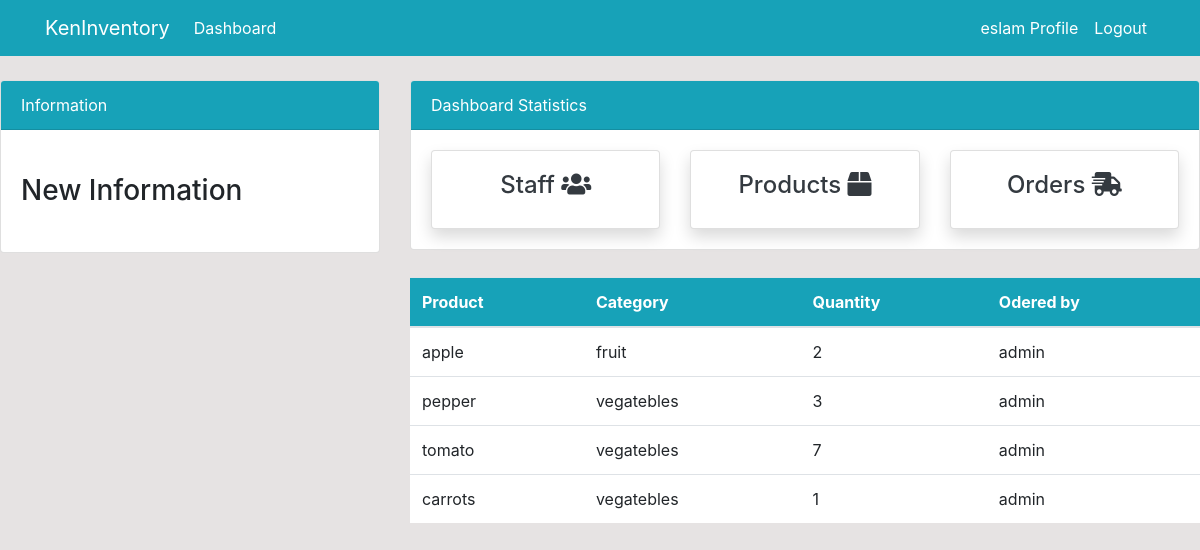
Page /order/ (signed in) on the earlier database version.
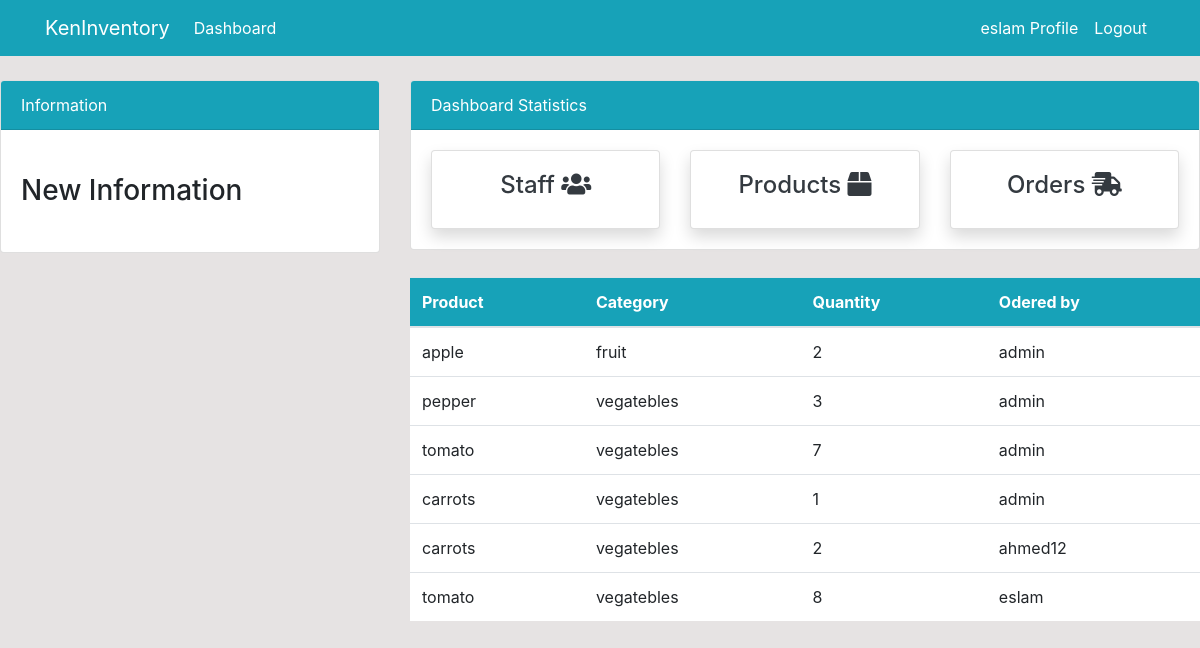
Same page on the later database version.
### dashboard/models.py (models this page shows, shortened)
class Order(models.Model):
    name = models.ForeignKey(Product, on_delete=models.CASCADE, null=True)
    customer = models.ForeignKey(User, on_delete=models.CASCADE, null=True)
    order_quantity = models.PositiveIntegerField(null=True)

class Product(models.Model):
    name = models.CharField(max_length=100, null=True)
    quantity = models.PositiveIntegerField(null=True)
    category = models.ForeignKey(
        Category,  related_name="categoryProduct", on_delete=models.CASCADE)
    def __str__(self):
        return f'{self.name}'

class Category(models.Model):
    title = models.CharField(max_length=50)
    slug = models.SlugField(null=False, unique=True, allow_unicode=True)
    create_at = models.DateTimeField(auto_now_add=True)
    update_at = models.DateTimeField(auto_now=True)
    def __str__(self):
        return self.title

### dashboard/views.py (the view)
# urls.py: path('order/', views.order, name='dashboard-order'),
@login_required(login_url='user-login')
def order(request):
    order = Order.objects.all()
    context = {
        'order': order,
    }
    return render(request, 'dashboard/order.html', context)

### templates/dashboard/order.html (shortened to what this page needs)
{% extends 'partials/base.html' %}
{% block content %}
{% include 'partials/topside.html' %}
<div class="row my-4">
    <div class="col-md-4"></div>
    <div class="col-md-8">
        <table class="table bg-white">
            <thead class="bg-info text-white">
                <tr>
                    <th scope="col">Product</th>
                    <th scope="col">Category</th>
                    <th scope="col">Quantity</th>
                    <th scope="col">Odered by</th>
                </tr>
            </thead>
            <tbody>
                {% for order in order %}
                <tr>
                    <td>{{ order.name }}</td>
                    <td>{{ order.name.category }}</td>
                    <td>{{ order.order_quantity }}</td>
                    <td>{{ order.customer.username }}</td>
                </tr>
                {% endfor %}
            </tbody>
        </table>
    </div>
</div>
{% endblock %}

Differences in the rows shown:
added Order: name "carrots", name.category "vegatebles", order_quantity "2", customer.username "ahmed12"
added Order: name "tomato", name.category "vegatebles", order_quantity "8", customer.username "eslam"
